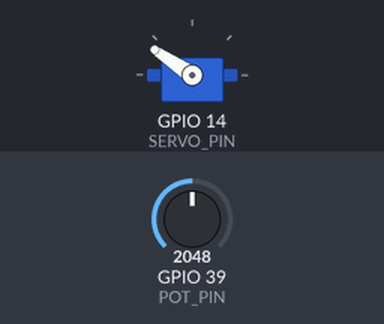
Simulated run of this sketch. Board: ESP32. On the bench: servo. Inputs (shaded band) come from the test bench; at power-on: GPIO 39 (POT_PIN) = 2048.

Above: at 1.2 s.
1.3 s: GPIO 39 (POT_PIN) set to 2866
At 1.9 s:
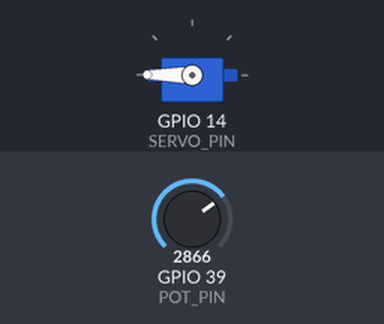
2.8 s: GPIO 39 (POT_PIN) set to 1228
At 4.0 s:
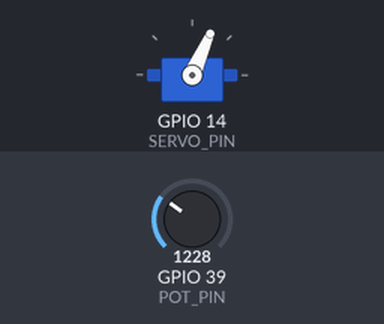
4.3 s: GPIO 39 (POT_PIN) set to 0
At 5.3 s:
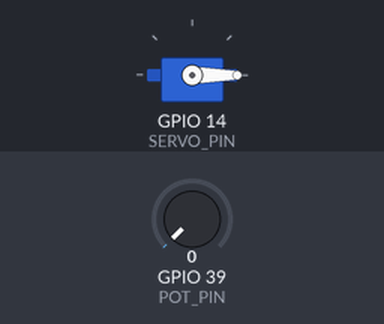
5.8 s: GPIO 39 (POT_PIN) set to 491
At 6.4 s:
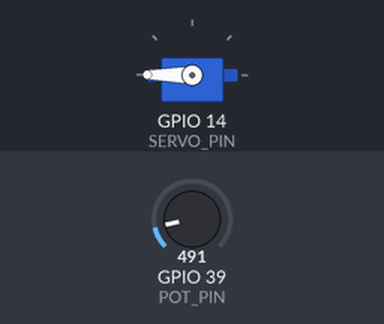
7.3 s: GPIO 39 (POT_PIN) set to 550
At 8.8 s:
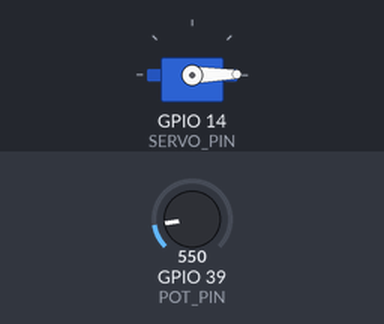
Timing chart, 0 to 9.8 s (numbered marks = the images above; inputs shaded):
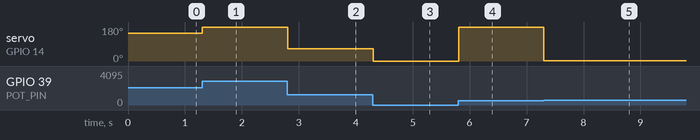

Measured:
- the behaviour switches between 499 and 500 on GPIO 39 (POT_PIN) (found by bisection; images 4 and 5)
- after the input at 1.3 s, servo on GPIO 14 (SERVO_PIN): 146° → 180° at once
- after the input at 2.8 s, servo on GPIO 14 (SERVO_PIN): 180° → 66° at once
- after the input at 4.3 s, servo on GPIO 14 (SERVO_PIN): 66° → 0° at once
- after the input at 5.8 s, servo on GPIO 14 (SERVO_PIN): 0° → 180° at once
- after the input at 7.3 s, servo on GPIO 14 (SERVO_PIN): 180° → 1° at once

The sketch:

ServoWithPotentiometer.ino
```cpp
#include <ESP32Servo.h>

#define POT_PIN 39
#define SERVO_PIN 14

Servo myServo;


void setup() {
    myServo.attach(SERVO_PIN);
}

void loop() {
    int value = analogRead(POT_PIN);
    myServo.write(value);
    delay(10);

}
```
